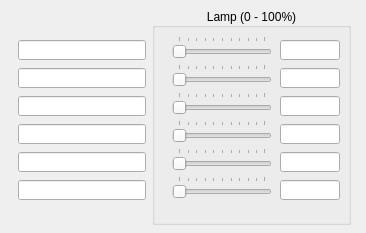
<?xml version="1.0" encoding="UTF-8"?>
<ui version="4.0">
 <class>Form</class>
 <widget class="QWidget" name="Form">
  <property name="geometry">
   <rect>
    <x>0</x>
    <y>0</y>
    <width>366</width>
    <height>233</height>
   </rect>
  </property>
  <property name="windowTitle">
   <string>Form</string>
  </property>
  <widget class="QGroupBox" name="groupBox">
   <property name="geometry">
    <rect>
     <x>152</x>
     <y>8</y>
     <width>199</width>
     <height>217</height>
    </rect>
   </property>
   <property name="title">
    <string>Lamp (0 - 100%)</string>
   </property>
   <property name="alignment">
    <set>Qt::AlignCenter</set>
   </property>
   <widget class="QESlider" name="qeslider">
    <property name="geometry">
     <rect>
      <x>20</x>
      <y>28</y>
      <width>100</width>
      <height>24</height>
     </rect>
    </property>
    <property name="orientation">
     <enum>Qt::Horizontal</enum>
    </property>
    <property name="tickPosition">
     <enum>QSlider::TicksAbove</enum>
    </property>
    <property name="tickInterval">
     <number>10</number>
    </property>
    <property name="variable" stdset="0">
     <string>$(P):AO:$(M)-$(N):PC:CH1</string>
    </property>
    <property name="variableSubstitutions" stdset="0">
     <string>P=$(P),M=$(M),N=$(N)</string>
    </property>
    <property name="displayAlarmStateOption" stdset="0">
     <enum>QESlider::Never</enum>
    </property>
   </widget>
   <widget class="QESlider" name="qeslider_2">
    <property name="geometry">
     <rect>
      <x>20</x>
      <y>56</y>
      <width>100</width>
      <height>24</height>
     </rect>
    </property>
    <property name="orientation">
     <enum>Qt::Horizontal</enum>
    </property>
    <property name="tickPosition">
     <enum>QSlider::TicksAbove</enum>
    </property>
    <property name="tickInterval">
     <number>10</number>
    </property>
    <property name="variable" stdset="0">
     <string>$(P):AO:$(M)-$(N):PC:CH2</string>
    </property>
    <property name="variableSubstitutions" stdset="0">
     <string>P=$(P),M=$(M),N=$(N)</string>
    </property>
    <property name="displayAlarmStateOption" stdset="0">
     <enum>QESlider::Never</enum>
    </property>
   </widget>
   <widget class="QESlider" name="qeslider_3">
    <property name="geometry">
     <rect>
      <x>20</x>
      <y>84</y>
      <width>100</width>
      <height>24</height>
     </rect>
    </property>
    <property name="orientation">
     <enum>Qt::Horizontal</enum>
    </property>
    <property name="tickPosition">
     <enum>QSlider::TicksAbove</enum>
    </property>
    <property name="tickInterval">
     <number>10</number>
    </property>
    <property name="variable" stdset="0">
     <string>$(P):AO:$(M)-$(N):PC:CH3</string>
    </property>
    <property name="variableSubstitutions" stdset="0">
     <string>P=$(P),M=$(M),N=$(N)</string>
    </property>
    <property name="displayAlarmStateOption" stdset="0">
     <enum>QESlider::Never</enum>
    </property>
   </widget>
   <widget class="QESlider" name="qeslider_4">
    <property name="geometry">
     <rect>
      <x>20</x>
      <y>168</y>
      <width>100</width>
      <height>24</height>
     </rect>
    </property>
    <property name="orientation">
     <enum>Qt::Horizontal</enum>
    </property>
    <property name="tickPosition">
     <enum>QSlider::TicksAbove</enum>
    </property>
    <property name="tickInterval">
     <number>10</number>
    </property>
    <property name="variable" stdset="0">
     <string>$(P):AO:$(M)-$(N):PC:CH6</string>
    </property>
    <property name="variableSubstitutions" stdset="0">
     <string>P=$(P),M=$(M),N=$(N)</string>
    </property>
    <property name="displayAlarmStateOption" stdset="0">
     <enum>QESlider::Never</enum>
    </property>
   </widget>
   <widget class="QESlider" name="qeslider_5">
    <property name="geometry">
     <rect>
      <x>20</x>
      <y>140</y>
      <width>100</width>
      <height>24</height>
     </rect>
    </property>
    <property name="orientation">
     <enum>Qt::Horizontal</enum>
    </property>
    <property name="tickPosition">
     <enum>QSlider::TicksAbove</enum>
    </property>
    <property name="tickInterval">
     <number>10</number>
    </property>
    <property name="variable" stdset="0">
     <string>$(P):AO:$(M)-$(N):PC:CH5</string>
    </property>
    <property name="variableSubstitutions" stdset="0">
     <string>P=$(P),M=$(M),N=$(N)</string>
    </property>
    <property name="displayAlarmStateOption" stdset="0">
     <enum>QESlider::Never</enum>
    </property>
   </widget>
   <widget class="QESlider" name="qeslider_6">
    <property name="geometry">
     <rect>
      <x>20</x>
      <y>112</y>
      <width>100</width>
      <height>24</height>
     </rect>
    </property>
    <property name="orientation">
     <enum>Qt::Horizontal</enum>
    </property>
    <property name="tickPosition">
     <enum>QSlider::TicksAbove</enum>
    </property>
    <property name="tickInterval">
     <number>10</number>
    </property>
    <property name="variable" stdset="0">
     <string>$(P):AO:$(M)-$(N):PC:CH4</string>
    </property>
    <property name="variableSubstitutions" stdset="0">
     <string>P=$(P),M=$(M),N=$(N)</string>
    </property>
    <property name="displayAlarmStateOption" stdset="0">
     <enum>QESlider::Never</enum>
    </property>
   </widget>
   <widget class="QELineEdit" name="qelineedit">
    <property name="geometry">
     <rect>
      <x>128</x>
      <y>32</y>
      <width>60</width>
      <height>20</height>
     </rect>
    </property>
    <property name="variable" stdset="0">
     <string>$(P):AO:$(M)-$(N):PC:CH1</string>
    </property>
    <property name="variableSubstitutions" stdset="0">
     <string>P=$(P),M=$(M),N=$(N)</string>
    </property>
    <property name="displayAlarmStateOption" stdset="0">
     <enum>QEGenericEdit::Never</enum>
    </property>
   </widget>
   <widget class="QELineEdit" name="qelineedit_2">
    <property name="geometry">
     <rect>
      <x>128</x>
      <y>60</y>
      <width>60</width>
      <height>20</height>
     </rect>
    </property>
    <property name="variable" stdset="0">
     <string>$(P):AO:$(M)-$(N):PC:CH2</string>
    </property>
    <property name="variableSubstitutions" stdset="0">
     <string>P=$(P),M=$(M),N=$(N)</string>
    </property>
    <property name="displayAlarmStateOption" stdset="0">
     <enum>QEGenericEdit::Never</enum>
    </property>
   </widget>
   <widget class="QELineEdit" name="qelineedit_3">
    <property name="geometry">
     <rect>
      <x>128</x>
      <y>88</y>
      <width>60</width>
      <height>20</height>
     </rect>
    </property>
    <property name="variable" stdset="0">
     <string>$(P):AO:$(M)-$(N):PC:CH3</string>
    </property>
    <property name="variableSubstitutions" stdset="0">
     <string>P=$(P),M=$(M),N=$(N)</string>
    </property>
    <property name="displayAlarmStateOption" stdset="0">
     <enum>QEGenericEdit::Never</enum>
    </property>
   </widget>
   <widget class="QELineEdit" name="qelineedit_4">
    <property name="geometry">
     <rect>
      <x>128</x>
      <y>116</y>
      <width>60</width>
      <height>20</height>
     </rect>
    </property>
    <property name="variable" stdset="0">
     <string>$(P):AO:$(M)-$(N):PC:CH4</string>
    </property>
    <property name="variableSubstitutions" stdset="0">
     <string>P=$(P),M=$(M),N=$(N)</string>
    </property>
    <property name="displayAlarmStateOption" stdset="0">
     <enum>QEGenericEdit::Never</enum>
    </property>
   </widget>
   <widget class="QELineEdit" name="qelineedit_5">
    <property name="geometry">
     <rect>
      <x>128</x>
      <y>144</y>
      <width>60</width>
      <height>20</height>
     </rect>
    </property>
    <property name="variable" stdset="0">
     <string>$(P):AO:$(M)-$(N):PC:CH5</string>
    </property>
    <property name="variableSubstitutions" stdset="0">
     <string>P=$(P),M=$(M),N=$(N)</string>
    </property>
    <property name="displayAlarmStateOption" stdset="0">
     <enum>QEGenericEdit::Never</enum>
    </property>
   </widget>
   <widget class="QELineEdit" name="qelineedit_6">
    <property name="geometry">
     <rect>
      <x>128</x>
      <y>172</y>
      <width>60</width>
      <height>20</height>
     </rect>
    </property>
    <property name="variable" stdset="0">
     <string>$(P):AO:$(M)-$(N):PC:CH6</string>
    </property>
    <property name="variableSubstitutions" stdset="0">
     <string>P=$(P),M=$(M),N=$(N)</string>
    </property>
    <property name="displayAlarmStateOption" stdset="0">
     <enum>QEGenericEdit::Never</enum>
    </property>
   </widget>
  </widget>
  <widget class="QELineEdit" name="qelineedit_7">
   <property name="geometry">
    <rect>
     <x>18</x>
     <y>40</y>
     <width>128</width>
     <height>20</height>
    </rect>
   </property>
   <property name="font">
    <font>
     <pointsize>10</pointsize>
    </font>
   </property>
   <property name="alignment">
    <set>Qt::AlignRight|Qt::AlignTrailing|Qt::AlignVCenter</set>
   </property>
   <property name="variable" stdset="0">
    <string>$(P):AO:$(M)-$(N):PC:CH1.DESC</string>
   </property>
   <property name="variableSubstitutions" stdset="0">
    <string>P=$(P),M=$(M),N=$(N)</string>
   </property>
   <property name="displayAlarmStateOption" stdset="0">
    <enum>QEGenericEdit::Never</enum>
   </property>
  </widget>
  <widget class="QELineEdit" name="qelineedit_8">
   <property name="geometry">
    <rect>
     <x>18</x>
     <y>68</y>
     <width>128</width>
     <height>20</height>
    </rect>
   </property>
   <property name="font">
    <font>
     <pointsize>10</pointsize>
    </font>
   </property>
   <property name="alignment">
    <set>Qt::AlignRight|Qt::AlignTrailing|Qt::AlignVCenter</set>
   </property>
   <property name="variable" stdset="0">
    <string>$(P):AO:$(M)-$(N):PC:CH2.DESC</string>
   </property>
   <property name="variableSubstitutions" stdset="0">
    <string>P=$(P),M=$(M),N=$(N)</string>
   </property>
   <property name="displayAlarmStateOption" stdset="0">
    <enum>QEGenericEdit::Never</enum>
   </property>
  </widget>
  <widget class="QELineEdit" name="qelineedit_9">
   <property name="geometry">
    <rect>
     <x>18</x>
     <y>96</y>
     <width>128</width>
     <height>20</height>
    </rect>
   </property>
   <property name="font">
    <font>
     <pointsize>10</pointsize>
    </font>
   </property>
   <property name="alignment">
    <set>Qt::AlignRight|Qt::AlignTrailing|Qt::AlignVCenter</set>
   </property>
   <property name="variable" stdset="0">
    <string>$(P):AO:$(M)-$(N):PC:CH3.DESC</string>
   </property>
   <property name="variableSubstitutions" stdset="0">
    <string>P=$(P),M=$(M),N=$(N)</string>
   </property>
   <property name="displayAlarmStateOption" stdset="0">
    <enum>QEGenericEdit::Never</enum>
   </property>
  </widget>
  <widget class="QELineEdit" name="qelineedit_10">
   <property name="geometry">
    <rect>
     <x>18</x>
     <y>124</y>
     <width>128</width>
     <height>20</height>
    </rect>
   </property>
   <property name="font">
    <font>
     <pointsize>10</pointsize>
    </font>
   </property>
   <property name="alignment">
    <set>Qt::AlignRight|Qt::AlignTrailing|Qt::AlignVCenter</set>
   </property>
   <property name="variable" stdset="0">
    <string>$(P):AO:$(M)-$(N):PC:CH4.DESC</string>
   </property>
   <property name="variableSubstitutions" stdset="0">
    <string>P=$(P),M=$(M),N=$(N)</string>
   </property>
   <property name="displayAlarmStateOption" stdset="0">
    <enum>QEGenericEdit::Never</enum>
   </property>
  </widget>
  <widget class="QELineEdit" name="qelineedit_11">
   <property name="geometry">
    <rect>
     <x>18</x>
     <y>152</y>
     <width>128</width>
     <height>20</height>
    </rect>
   </property>
   <property name="font">
    <font>
     <pointsize>10</pointsize>
    </font>
   </property>
   <property name="alignment">
    <set>Qt::AlignRight|Qt::AlignTrailing|Qt::AlignVCenter</set>
   </property>
   <property name="variable" stdset="0">
    <string>$(P):AO:$(M)-$(N):PC:CH5.DESC</string>
   </property>
   <property name="variableSubstitutions" stdset="0">
    <string>P=$(P),M=$(M),N=$(N)</string>
   </property>
   <property name="displayAlarmStateOption" stdset="0">
    <enum>QEGenericEdit::Never</enum>
   </property>
  </widget>
  <widget class="QELineEdit" name="qelineedit_12">
   <property name="geometry">
    <rect>
     <x>18</x>
     <y>180</y>
     <width>128</width>
     <height>20</height>
    </rect>
   </property>
   <property name="font">
    <font>
     <pointsize>10</pointsize>
    </font>
   </property>
   <property name="alignment">
    <set>Qt::AlignRight|Qt::AlignTrailing|Qt::AlignVCenter</set>
   </property>
   <property name="variable" stdset="0">
    <string>$(P):AO:$(M)-$(N):PC:CH6.DESC</string>
   </property>
   <property name="variableSubstitutions" stdset="0">
    <string>P=$(P),M=$(M),N=$(N)</string>
   </property>
   <property name="displayAlarmStateOption" stdset="0">
    <enum>QEGenericEdit::Never</enum>
   </property>
  </widget>
 </widget>
 <customwidgets>
  <customwidget>
   <class>QELineEdit</class>
   <extends>QLineEdit</extends>
   <header>QELineEdit.h</header>
  </customwidget>
  <customwidget>
   <class>QESlider</class>
   <extends>QSlider</extends>
   <header>QESlider.h</header>
  </customwidget>
 </customwidgets>
 <resources/>
 <connections/>
</ui>
